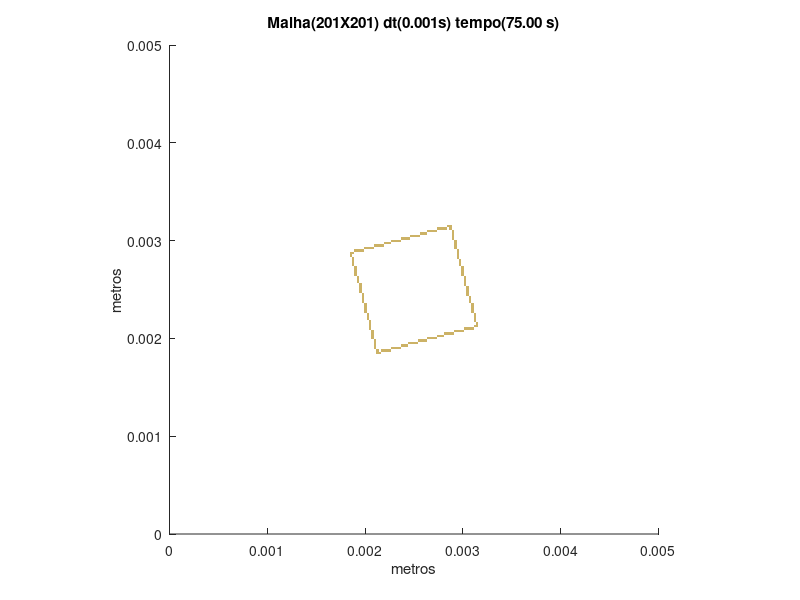

Reproduce this figure in MATLAB.
set (gca,'PlotBoxAspectRatio',[1 1 1],'Xlim',[0,0.005],'Ylim',[0,0.005])
hold on
title('Malha(201X201) dt(0.001s) tempo(75.00 s)')
hold on
ylabel('metros')
hold on
xlabel('metros')
hold on

fill([0.00211442786069652 0.00211442786069652 0.00213930348258706 0.00213930348258706],[0.0018407960199005 0.00186567164179104 0.00186567164179104 0.0018407960199005],[0.8,0.7,0.4],'LineStyle','none')

fill([0.00213930348258706 0.00213930348258706 0.00216417910447761 0.00216417910447761],[0.0018407960199005 0.00186567164179104 0.00186567164179104 0.0018407960199005],[0.8,0.7,0.4],'LineStyle','none')

fill([0.00211442786069652 0.00211442786069652 0.00213930348258706 0.00213930348258706],[0.00186567164179104 0.00189054726368159 0.00189054726368159 0.00186567164179104],[0.8,0.7,0.4],'LineStyle','none')

fill([0.00216417910447761 0.00216417910447761 0.00218905472636816 0.00218905472636816],[0.00186567164179104 0.00189054726368159 0.00189054726368159 0.00186567164179104],[0.8,0.7,0.4],'LineStyle','none')

fill([0.00218905472636816 0.00218905472636816 0.00221393034825871 0.00221393034825871],[0.00186567164179104 0.00189054726368159 0.00189054726368159 0.00186567164179104],[0.8,0.7,0.4],'LineStyle','none')

fill([0.00221393034825871 0.00221393034825871 0.00223880597014925 0.00223880597014925],[0.00186567164179104 0.00189054726368159 0.00189054726368159 0.00186567164179104],[0.8,0.7,0.4],'LineStyle','none')

fill([0.00223880597014925 0.00223880597014925 0.0022636815920398 0.0022636815920398],[0.00186567164179104 0.00189054726368159 0.00189054726368159 0.00186567164179104],[0.8,0.7,0.4],'LineStyle','none')

fill([0.00208955223880597 0.00208955223880597 0.00211442786069652 0.00211442786069652],[0.00189054726368159 0.00191542288557214 0.00191542288557214 0.00189054726368159],[0.8,0.7,0.4],'LineStyle','none')

fill([0.0022636815920398 0.0022636815920398 0.00228855721393035 0.00228855721393035],[0.00189054726368159 0.00191542288557214 0.00191542288557214 0.00189054726368159],[0.8,0.7,0.4],'LineStyle','none')

fill([0.00228855721393035 0.00228855721393035 0.0023134328358209 0.0023134328358209],[0.00189054726368159 0.00191542288557214 0.00191542288557214 0.00189054726368159],[0.8,0.7,0.4],'LineStyle','none')

fill([0.0023134328358209 0.0023134328358209 0.00233830845771144 0.00233830845771144],[0.00189054726368159 0.00191542288557214 0.00191542288557214 0.00189054726368159],[0.8,0.7,0.4],'LineStyle','none')

fill([0.00233830845771144 0.00233830845771144 0.00236318407960199 0.00236318407960199],[0.00189054726368159 0.00191542288557214 0.00191542288557214 0.00189054726368159],[0.8,0.7,0.4],'LineStyle','none')

fill([0.00208955223880597 0.00208955223880597 0.00211442786069652 0.00211442786069652],[0.00191542288557214 0.00194029850746269 0.00194029850746269 0.00191542288557214],[0.8,0.7,0.4],'LineStyle','none')

fill([0.00236318407960199 0.00236318407960199 0.00238805970149254 0.00238805970149254],[0.00191542288557214 0.00194029850746269 0.00194029850746269 0.00191542288557214],[0.8,0.7,0.4],'LineStyle','none')

fill([0.00238805970149254 0.00238805970149254 0.00241293532338308 0.00241293532338308],[0.00191542288557214 0.00194029850746269 0.00194029850746269 0.00191542288557214],[0.8,0.7,0.4],'LineStyle','none')

fill([0.00241293532338308 0.00241293532338308 0.00243781094527363 0.00243781094527363],[0.00191542288557214 0.00194029850746269 0.00194029850746269 0.00191542288557214],[0.8,0.7,0.4],'LineStyle','none')

fill([0.00208955223880597 0.00208955223880597 0.00211442786069652 0.00211442786069652],[0.00194029850746269 0.00196517412935323 0.00196517412935323 0.00194029850746269],[0.8,0.7,0.4],'LineStyle','none')

fill([0.00243781094527363 0.00243781094527363 0.00246268656716418 0.00246268656716418],[0.00194029850746269 0.00196517412935323 0.00196517412935323 0.00194029850746269],[0.8,0.7,0.4],'LineStyle','none')

fill([0.00246268656716418 0.00246268656716418 0.00248756218905473 0.00248756218905473],[0.00194029850746269 0.00196517412935323 0.00196517412935323 0.00194029850746269],[0.8,0.7,0.4],'LineStyle','none')

fill([0.00248756218905473 0.00248756218905473 0.00251243781094527 0.00251243781094527],[0.00194029850746269 0.00196517412935323 0.00196517412935323 0.00194029850746269],[0.8,0.7,0.4],'LineStyle','none')

fill([0.00251243781094527 0.00251243781094527 0.00253731343283582 0.00253731343283582],[0.00194029850746269 0.00196517412935323 0.00196517412935323 0.00194029850746269],[0.8,0.7,0.4],'LineStyle','none')

fill([0.00208955223880597 0.00208955223880597 0.00211442786069652 0.00211442786069652],[0.00196517412935323 0.00199004975124378 0.00199004975124378 0.00196517412935323],[0.8,0.7,0.4],'LineStyle','none')

fill([0.00253731343283582 0.00253731343283582 0.00256218905472637 0.00256218905472637],[0.00196517412935323 0.00199004975124378 0.00199004975124378 0.00196517412935323],[0.8,0.7,0.4],'LineStyle','none')

fill([0.00256218905472637 0.00256218905472637 0.00258706467661692 0.00258706467661692],[0.00196517412935323 0.00199004975124378 0.00199004975124378 0.00196517412935323],[0.8,0.7,0.4],'LineStyle','none')

fill([0.00258706467661692 0.00258706467661692 0.00261194029850746 0.00261194029850746],[0.00196517412935323 0.00199004975124378 0.00199004975124378 0.00196517412935323],[0.8,0.7,0.4],'LineStyle','none')

fill([0.00261194029850746 0.00261194029850746 0.00263681592039801 0.00263681592039801],[0.00196517412935323 0.00199004975124378 0.00199004975124378 0.00196517412935323],[0.8,0.7,0.4],'LineStyle','none')

fill([0.00206467661691542 0.00206467661691542 0.00208955223880597 0.00208955223880597],[0.00199004975124378 0.00201492537313433 0.00201492537313433 0.00199004975124378],[0.8,0.7,0.4],'LineStyle','none')

fill([0.00263681592039801 0.00263681592039801 0.00266169154228856 0.00266169154228856],[0.00199004975124378 0.00201492537313433 0.00201492537313433 0.00199004975124378],[0.8,0.7,0.4],'LineStyle','none')

fill([0.00266169154228856 0.00266169154228856 0.0026865671641791 0.0026865671641791],[0.00199004975124378 0.00201492537313433 0.00201492537313433 0.00199004975124378],[0.8,0.7,0.4],'LineStyle','none')

fill([0.0026865671641791 0.0026865671641791 0.00271144278606965 0.00271144278606965],[0.00199004975124378 0.00201492537313433 0.00201492537313433 0.00199004975124378],[0.8,0.7,0.4],'LineStyle','none')

fill([0.00271144278606965 0.00271144278606965 0.0027363184079602 0.0027363184079602],[0.00199004975124378 0.00201492537313433 0.00201492537313433 0.00199004975124378],[0.8,0.7,0.4],'LineStyle','none')

fill([0.00206467661691542 0.00206467661691542 0.00208955223880597 0.00208955223880597],[0.00201492537313433 0.00203980099502488 0.00203980099502488 0.00201492537313433],[0.8,0.7,0.4],'LineStyle','none')

fill([0.0027363184079602 0.0027363184079602 0.00276119402985075 0.00276119402985075],[0.00201492537313433 0.00203980099502488 0.00203980099502488 0.00201492537313433],[0.8,0.7,0.4],'LineStyle','none')

fill([0.00276119402985075 0.00276119402985075 0.00278606965174129 0.00278606965174129],[0.00201492537313433 0.00203980099502488 0.00203980099502488 0.00201492537313433],[0.8,0.7,0.4],'LineStyle','none')

fill([0.00278606965174129 0.00278606965174129 0.00281094527363184 0.00281094527363184],[0.00201492537313433 0.00203980099502488 0.00203980099502488 0.00201492537313433],[0.8,0.7,0.4],'LineStyle','none')

fill([0.00206467661691542 0.00206467661691542 0.00208955223880597 0.00208955223880597],[0.00203980099502488 0.00206467661691542 0.00206467661691542 0.00203980099502488],[0.8,0.7,0.4],'LineStyle','none')

fill([0.00281094527363184 0.00281094527363184 0.00283582089552239 0.00283582089552239],[0.00203980099502488 0.00206467661691542 0.00206467661691542 0.00203980099502488],[0.8,0.7,0.4],'LineStyle','none')

fill([0.00283582089552239 0.00283582089552239 0.00286069651741294 0.00286069651741294],[0.00203980099502488 0.00206467661691542 0.00206467661691542 0.00203980099502488],[0.8,0.7,0.4],'LineStyle','none')

fill([0.00286069651741294 0.00286069651741294 0.00288557213930348 0.00288557213930348],[0.00203980099502488 0.00206467661691542 0.00206467661691542 0.00203980099502488],[0.8,0.7,0.4],'LineStyle','none')

fill([0.00288557213930348 0.00288557213930348 0.00291044776119403 0.00291044776119403],[0.00203980099502488 0.00206467661691542 0.00206467661691542 0.00203980099502488],[0.8,0.7,0.4],'LineStyle','none')

fill([0.00206467661691542 0.00206467661691542 0.00208955223880597 0.00208955223880597],[0.00206467661691542 0.00208955223880597 0.00208955223880597 0.00206467661691542],[0.8,0.7,0.4],'LineStyle','none')

fill([0.00291044776119403 0.00291044776119403 0.00293532338308458 0.00293532338308458],[0.00206467661691542 0.00208955223880597 0.00208955223880597 0.00206467661691542],[0.8,0.7,0.4],'LineStyle','none')

fill([0.00293532338308458 0.00293532338308458 0.00296019900497512 0.00296019900497512],[0.00206467661691542 0.00208955223880597 0.00208955223880597 0.00206467661691542],[0.8,0.7,0.4],'LineStyle','none')

fill([0.00296019900497512 0.00296019900497512 0.00298507462686567 0.00298507462686567],[0.00206467661691542 0.00208955223880597 0.00208955223880597 0.00206467661691542],[0.8,0.7,0.4],'LineStyle','none')

fill([0.00298507462686567 0.00298507462686567 0.00300995024875622 0.00300995024875622],[0.00206467661691542 0.00208955223880597 0.00208955223880597 0.00206467661691542],[0.8,0.7,0.4],'LineStyle','none')

fill([0.00203980099502488 0.00203980099502488 0.00206467661691542 0.00206467661691542],[0.00208955223880597 0.00211442786069652 0.00211442786069652 0.00208955223880597],[0.8,0.7,0.4],'LineStyle','none')

fill([0.00300995024875622 0.00300995024875622 0.00303482587064677 0.00303482587064677],[0.00208955223880597 0.00211442786069652 0.00211442786069652 0.00208955223880597],[0.8,0.7,0.4],'LineStyle','none')

fill([0.00303482587064677 0.00303482587064677 0.00305970149253731 0.00305970149253731],[0.00208955223880597 0.00211442786069652 0.00211442786069652 0.00208955223880597],[0.8,0.7,0.4],'LineStyle','none')

fill([0.00305970149253731 0.00305970149253731 0.00308457711442786 0.00308457711442786],[0.00208955223880597 0.00211442786069652 0.00211442786069652 0.00208955223880597],[0.8,0.7,0.4],'LineStyle','none')

fill([0.00308457711442786 0.00308457711442786 0.00310945273631841 0.00310945273631841],[0.00208955223880597 0.00211442786069652 0.00211442786069652 0.00208955223880597],[0.8,0.7,0.4],'LineStyle','none')

fill([0.00203980099502488 0.00203980099502488 0.00206467661691542 0.00206467661691542],[0.00211442786069652 0.00213930348258706 0.00213930348258706 0.00211442786069652],[0.8,0.7,0.4],'LineStyle','none')

fill([0.00310945273631841 0.00310945273631841 0.00313432835820896 0.00313432835820896],[0.00211442786069652 0.00213930348258706 0.00213930348258706 0.00211442786069652],[0.8,0.7,0.4],'LineStyle','none')

fill([0.00313432835820896 0.00313432835820896 0.0031592039800995 0.0031592039800995],[0.00211442786069652 0.00213930348258706 0.00213930348258706 0.00211442786069652],[0.8,0.7,0.4],'LineStyle','none')

fill([0.00203980099502488 0.00203980099502488 0.00206467661691542 0.00206467661691542],[0.00213930348258706 0.00216417910447761 0.00216417910447761 0.00213930348258706],[0.8,0.7,0.4],'LineStyle','none')

fill([0.00313432835820896 0.00313432835820896 0.0031592039800995 0.0031592039800995],[0.00213930348258706 0.00216417910447761 0.00216417910447761 0.00213930348258706],[0.8,0.7,0.4],'LineStyle','none')

fill([0.00203980099502488 0.00203980099502488 0.00206467661691542 0.00206467661691542],[0.00216417910447761 0.00218905472636816 0.00218905472636816 0.00216417910447761],[0.8,0.7,0.4],'LineStyle','none')

fill([0.00310945273631841 0.00310945273631841 0.00313432835820896 0.00313432835820896],[0.00216417910447761 0.00218905472636816 0.00218905472636816 0.00216417910447761],[0.8,0.7,0.4],'LineStyle','none')

fill([0.00201492537313433 0.00201492537313433 0.00203980099502488 0.00203980099502488],[0.00218905472636816 0.00221393034825871 0.00221393034825871 0.00218905472636816],[0.8,0.7,0.4],'LineStyle','none')

fill([0.00310945273631841 0.00310945273631841 0.00313432835820896 0.00313432835820896],[0.00218905472636816 0.00221393034825871 0.00221393034825871 0.00218905472636816],[0.8,0.7,0.4],'LineStyle','none')

fill([0.00201492537313433 0.00201492537313433 0.00203980099502488 0.00203980099502488],[0.00221393034825871 0.00223880597014925 0.00223880597014925 0.00221393034825871],[0.8,0.7,0.4],'LineStyle','none')

fill([0.00310945273631841 0.00310945273631841 0.00313432835820896 0.00313432835820896],[0.00221393034825871 0.00223880597014925 0.00223880597014925 0.00221393034825871],[0.8,0.7,0.4],'LineStyle','none')

fill([0.00201492537313433 0.00201492537313433 0.00203980099502488 0.00203980099502488],[0.00223880597014925 0.0022636815920398 0.0022636815920398 0.00223880597014925],[0.8,0.7,0.4],'LineStyle','none')

fill([0.00310945273631841 0.00310945273631841 0.00313432835820896 0.00313432835820896],[0.00223880597014925 0.0022636815920398 0.0022636815920398 0.00223880597014925],[0.8,0.7,0.4],'LineStyle','none')

fill([0.00199004975124378 0.00199004975124378 0.00201492537313433 0.00201492537313433],[0.0022636815920398 0.00228855721393035 0.00228855721393035 0.0022636815920398],[0.8,0.7,0.4],'LineStyle','none')

fill([0.00308457711442786 0.00308457711442786 0.00310945273631841 0.00310945273631841],[0.0022636815920398 0.00228855721393035 0.00228855721393035 0.0022636815920398],[0.8,0.7,0.4],'LineStyle','none')

fill([0.00199004975124378 0.00199004975124378 0.00201492537313433 0.00201492537313433],[0.00228855721393035 0.0023134328358209 0.0023134328358209 0.00228855721393035],[0.8,0.7,0.4],'LineStyle','none')

fill([0.00308457711442786 0.00308457711442786 0.00310945273631841 0.00310945273631841],[0.00228855721393035 0.0023134328358209 0.0023134328358209 0.00228855721393035],[0.8,0.7,0.4],'LineStyle','none')

fill([0.00199004975124378 0.00199004975124378 0.00201492537313433 0.00201492537313433],[0.0023134328358209 0.00233830845771144 0.00233830845771144 0.0023134328358209],[0.8,0.7,0.4],'LineStyle','none')

fill([0.00308457711442786 0.00308457711442786 0.00310945273631841 0.00310945273631841],[0.0023134328358209 0.00233830845771144 0.00233830845771144 0.0023134328358209],[0.8,0.7,0.4],'LineStyle','none')

fill([0.00199004975124378 0.00199004975124378 0.00201492537313433 0.00201492537313433],[0.00233830845771144 0.00236318407960199 0.00236318407960199 0.00233830845771144],[0.8,0.7,0.4],'LineStyle','none')

fill([0.00308457711442786 0.00308457711442786 0.00310945273631841 0.00310945273631841],[0.00233830845771144 0.00236318407960199 0.00236318407960199 0.00233830845771144],[0.8,0.7,0.4],'LineStyle','none')

fill([0.00196517412935323 0.00196517412935323 0.00199004975124378 0.00199004975124378],[0.00236318407960199 0.00238805970149254 0.00238805970149254 0.00236318407960199],[0.8,0.7,0.4],'LineStyle','none')

fill([0.00305970149253731 0.00305970149253731 0.00308457711442786 0.00308457711442786],[0.00236318407960199 0.00238805970149254 0.00238805970149254 0.00236318407960199],[0.8,0.7,0.4],'LineStyle','none')

fill([0.00196517412935323 0.00196517412935323 0.00199004975124378 0.00199004975124378],[0.00238805970149254 0.00241293532338308 0.00241293532338308 0.00238805970149254],[0.8,0.7,0.4],'LineStyle','none')

fill([0.00305970149253731 0.00305970149253731 0.00308457711442786 0.00308457711442786],[0.00238805970149254 0.00241293532338308 0.00241293532338308 0.00238805970149254],[0.8,0.7,0.4],'LineStyle','none')

fill([0.00196517412935323 0.00196517412935323 0.00199004975124378 0.00199004975124378],[0.00241293532338308 0.00243781094527363 0.00243781094527363 0.00241293532338308],[0.8,0.7,0.4],'LineStyle','none')

fill([0.00305970149253731 0.00305970149253731 0.00308457711442786 0.00308457711442786],[0.00241293532338308 0.00243781094527363 0.00243781094527363 0.00241293532338308],[0.8,0.7,0.4],'LineStyle','none')

fill([0.00196517412935323 0.00196517412935323 0.00199004975124378 0.00199004975124378],[0.00243781094527363 0.00246268656716418 0.00246268656716418 0.00243781094527363],[0.8,0.7,0.4],'LineStyle','none')

fill([0.00303482587064677 0.00303482587064677 0.00305970149253731 0.00305970149253731],[0.00243781094527363 0.00246268656716418 0.00246268656716418 0.00243781094527363],[0.8,0.7,0.4],'LineStyle','none')

fill([0.00194029850746269 0.00194029850746269 0.00196517412935323 0.00196517412935323],[0.00246268656716418 0.00248756218905473 0.00248756218905473 0.00246268656716418],[0.8,0.7,0.4],'LineStyle','none')

fill([0.00303482587064677 0.00303482587064677 0.00305970149253731 0.00305970149253731],[0.00246268656716418 0.00248756218905473 0.00248756218905473 0.00246268656716418],[0.8,0.7,0.4],'LineStyle','none')

fill([0.00194029850746269 0.00194029850746269 0.00196517412935323 0.00196517412935323],[0.00248756218905473 0.00251243781094527 0.00251243781094527 0.00248756218905473],[0.8,0.7,0.4],'LineStyle','none')

fill([0.00303482587064677 0.00303482587064677 0.00305970149253731 0.00305970149253731],[0.00248756218905473 0.00251243781094527 0.00251243781094527 0.00248756218905473],[0.8,0.7,0.4],'LineStyle','none')

fill([0.00194029850746269 0.00194029850746269 0.00196517412935323 0.00196517412935323],[0.00251243781094527 0.00253731343283582 0.00253731343283582 0.00251243781094527],[0.8,0.7,0.4],'LineStyle','none')

fill([0.00303482587064677 0.00303482587064677 0.00305970149253731 0.00305970149253731],[0.00251243781094527 0.00253731343283582 0.00253731343283582 0.00251243781094527],[0.8,0.7,0.4],'LineStyle','none')

fill([0.00194029850746269 0.00194029850746269 0.00196517412935323 0.00196517412935323],[0.00253731343283582 0.00256218905472637 0.00256218905472637 0.00253731343283582],[0.8,0.7,0.4],'LineStyle','none')

fill([0.00300995024875622 0.00300995024875622 0.00303482587064677 0.00303482587064677],[0.00253731343283582 0.00256218905472637 0.00256218905472637 0.00253731343283582],[0.8,0.7,0.4],'LineStyle','none')

fill([0.00191542288557214 0.00191542288557214 0.00194029850746269 0.00194029850746269],[0.00256218905472637 0.00258706467661692 0.00258706467661692 0.00256218905472637],[0.8,0.7,0.4],'LineStyle','none')

fill([0.00300995024875622 0.00300995024875622 0.00303482587064677 0.00303482587064677],[0.00256218905472637 0.00258706467661692 0.00258706467661692 0.00256218905472637],[0.8,0.7,0.4],'LineStyle','none')

fill([0.00191542288557214 0.00191542288557214 0.00194029850746269 0.00194029850746269],[0.00258706467661692 0.00261194029850746 0.00261194029850746 0.00258706467661692],[0.8,0.7,0.4],'LineStyle','none')

fill([0.00300995024875622 0.00300995024875622 0.00303482587064677 0.00303482587064677],[0.00258706467661692 0.00261194029850746 0.00261194029850746 0.00258706467661692],[0.8,0.7,0.4],'LineStyle','none')

fill([0.00191542288557214 0.00191542288557214 0.00194029850746269 0.00194029850746269],[0.00261194029850746 0.00263681592039801 0.00263681592039801 0.00261194029850746],[0.8,0.7,0.4],'LineStyle','none')

fill([0.00300995024875622 0.00300995024875622 0.00303482587064677 0.00303482587064677],[0.00261194029850746 0.00263681592039801 0.00263681592039801 0.00261194029850746],[0.8,0.7,0.4],'LineStyle','none')

fill([0.00189054726368159 0.00189054726368159 0.00191542288557214 0.00191542288557214],[0.00263681592039801 0.00266169154228856 0.00266169154228856 0.00263681592039801],[0.8,0.7,0.4],'LineStyle','none')

fill([0.00298507462686567 0.00298507462686567 0.00300995024875622 0.00300995024875622],[0.00263681592039801 0.00266169154228856 0.00266169154228856 0.00263681592039801],[0.8,0.7,0.4],'LineStyle','none')

fill([0.00189054726368159 0.00189054726368159 0.00191542288557214 0.00191542288557214],[0.00266169154228856 0.0026865671641791 0.0026865671641791 0.00266169154228856],[0.8,0.7,0.4],'LineStyle','none')

fill([0.00298507462686567 0.00298507462686567 0.00300995024875622 0.00300995024875622],[0.00266169154228856 0.0026865671641791 0.0026865671641791 0.00266169154228856],[0.8,0.7,0.4],'LineStyle','none')

fill([0.00189054726368159 0.00189054726368159 0.00191542288557214 0.00191542288557214],[0.0026865671641791 0.00271144278606965 0.00271144278606965 0.0026865671641791],[0.8,0.7,0.4],'LineStyle','none')

fill([0.00298507462686567 0.00298507462686567 0.00300995024875622 0.00300995024875622],[0.0026865671641791 0.00271144278606965 0.00271144278606965 0.0026865671641791],[0.8,0.7,0.4],'LineStyle','none')

fill([0.00189054726368159 0.00189054726368159 0.00191542288557214 0.00191542288557214],[0.00271144278606965 0.0027363184079602 0.0027363184079602 0.00271144278606965],[0.8,0.7,0.4],'LineStyle','none')

fill([0.00298507462686567 0.00298507462686567 0.00300995024875622 0.00300995024875622],[0.00271144278606965 0.0027363184079602 0.0027363184079602 0.00271144278606965],[0.8,0.7,0.4],'LineStyle','none')

fill([0.00186567164179104 0.00186567164179104 0.00189054726368159 0.00189054726368159],[0.0027363184079602 0.00276119402985075 0.00276119402985075 0.0027363184079602],[0.8,0.7,0.4],'LineStyle','none')

fill([0.00296019900497512 0.00296019900497512 0.00298507462686567 0.00298507462686567],[0.0027363184079602 0.00276119402985075 0.00276119402985075 0.0027363184079602],[0.8,0.7,0.4],'LineStyle','none')

fill([0.00186567164179104 0.00186567164179104 0.00189054726368159 0.00189054726368159],[0.00276119402985075 0.00278606965174129 0.00278606965174129 0.00276119402985075],[0.8,0.7,0.4],'LineStyle','none')

fill([0.00296019900497512 0.00296019900497512 0.00298507462686567 0.00298507462686567],[0.00276119402985075 0.00278606965174129 0.00278606965174129 0.00276119402985075],[0.8,0.7,0.4],'LineStyle','none')

fill([0.00186567164179104 0.00186567164179104 0.00189054726368159 0.00189054726368159],[0.00278606965174129 0.00281094527363184 0.00281094527363184 0.00278606965174129],[0.8,0.7,0.4],'LineStyle','none')

fill([0.00296019900497512 0.00296019900497512 0.00298507462686567 0.00298507462686567],[0.00278606965174129 0.00281094527363184 0.00281094527363184 0.00278606965174129],[0.8,0.7,0.4],'LineStyle','none')

fill([0.00186567164179104 0.00186567164179104 0.00189054726368159 0.00189054726368159],[0.00281094527363184 0.00283582089552239 0.00283582089552239 0.00281094527363184],[0.8,0.7,0.4],'LineStyle','none')

fill([0.00293532338308458 0.00293532338308458 0.00296019900497512 0.00296019900497512],[0.00281094527363184 0.00283582089552239 0.00283582089552239 0.00281094527363184],[0.8,0.7,0.4],'LineStyle','none')

fill([0.0018407960199005 0.0018407960199005 0.00186567164179104 0.00186567164179104],[0.00283582089552239 0.00286069651741294 0.00286069651741294 0.00283582089552239],[0.8,0.7,0.4],'LineStyle','none')

fill([0.00293532338308458 0.00293532338308458 0.00296019900497512 0.00296019900497512],[0.00283582089552239 0.00286069651741294 0.00286069651741294 0.00283582089552239],[0.8,0.7,0.4],'LineStyle','none')

fill([0.0018407960199005 0.0018407960199005 0.00186567164179104 0.00186567164179104],[0.00286069651741294 0.00288557213930348 0.00288557213930348 0.00286069651741294],[0.8,0.7,0.4],'LineStyle','none')

fill([0.00186567164179104 0.00186567164179104 0.00189054726368159 0.00189054726368159],[0.00286069651741294 0.00288557213930348 0.00288557213930348 0.00286069651741294],[0.8,0.7,0.4],'LineStyle','none')

fill([0.00293532338308458 0.00293532338308458 0.00296019900497512 0.00296019900497512],[0.00286069651741294 0.00288557213930348 0.00288557213930348 0.00286069651741294],[0.8,0.7,0.4],'LineStyle','none')

fill([0.00189054726368159 0.00189054726368159 0.00191542288557214 0.00191542288557214],[0.00288557213930348 0.00291044776119403 0.00291044776119403 0.00288557213930348],[0.8,0.7,0.4],'LineStyle','none')

fill([0.00191542288557214 0.00191542288557214 0.00194029850746269 0.00194029850746269],[0.00288557213930348 0.00291044776119403 0.00291044776119403 0.00288557213930348],[0.8,0.7,0.4],'LineStyle','none')

fill([0.00194029850746269 0.00194029850746269 0.00196517412935323 0.00196517412935323],[0.00288557213930348 0.00291044776119403 0.00291044776119403 0.00288557213930348],[0.8,0.7,0.4],'LineStyle','none')

fill([0.00196517412935323 0.00196517412935323 0.00199004975124378 0.00199004975124378],[0.00288557213930348 0.00291044776119403 0.00291044776119403 0.00288557213930348],[0.8,0.7,0.4],'LineStyle','none')

fill([0.00293532338308458 0.00293532338308458 0.00296019900497512 0.00296019900497512],[0.00288557213930348 0.00291044776119403 0.00291044776119403 0.00288557213930348],[0.8,0.7,0.4],'LineStyle','none')

fill([0.00199004975124378 0.00199004975124378 0.00201492537313433 0.00201492537313433],[0.00291044776119403 0.00293532338308458 0.00293532338308458 0.00291044776119403],[0.8,0.7,0.4],'LineStyle','none')

fill([0.00201492537313433 0.00201492537313433 0.00203980099502488 0.00203980099502488],[0.00291044776119403 0.00293532338308458 0.00293532338308458 0.00291044776119403],[0.8,0.7,0.4],'LineStyle','none')

fill([0.00203980099502488 0.00203980099502488 0.00206467661691542 0.00206467661691542],[0.00291044776119403 0.00293532338308458 0.00293532338308458 0.00291044776119403],[0.8,0.7,0.4],'LineStyle','none')

fill([0.00206467661691542 0.00206467661691542 0.00208955223880597 0.00208955223880597],[0.00291044776119403 0.00293532338308458 0.00293532338308458 0.00291044776119403],[0.8,0.7,0.4],'LineStyle','none')

fill([0.00291044776119403 0.00291044776119403 0.00293532338308458 0.00293532338308458],[0.00291044776119403 0.00293532338308458 0.00293532338308458 0.00291044776119403],[0.8,0.7,0.4],'LineStyle','none')

fill([0.00208955223880597 0.00208955223880597 0.00211442786069652 0.00211442786069652],[0.00293532338308458 0.00296019900497512 0.00296019900497512 0.00293532338308458],[0.8,0.7,0.4],'LineStyle','none')

fill([0.00211442786069652 0.00211442786069652 0.00213930348258706 0.00213930348258706],[0.00293532338308458 0.00296019900497512 0.00296019900497512 0.00293532338308458],[0.8,0.7,0.4],'LineStyle','none')

fill([0.00213930348258706 0.00213930348258706 0.00216417910447761 0.00216417910447761],[0.00293532338308458 0.00296019900497512 0.00296019900497512 0.00293532338308458],[0.8,0.7,0.4],'LineStyle','none')

fill([0.00216417910447761 0.00216417910447761 0.00218905472636816 0.00218905472636816],[0.00293532338308458 0.00296019900497512 0.00296019900497512 0.00293532338308458],[0.8,0.7,0.4],'LineStyle','none')

fill([0.00291044776119403 0.00291044776119403 0.00293532338308458 0.00293532338308458],[0.00293532338308458 0.00296019900497512 0.00296019900497512 0.00293532338308458],[0.8,0.7,0.4],'LineStyle','none')

fill([0.00218905472636816 0.00218905472636816 0.00221393034825871 0.00221393034825871],[0.00296019900497512 0.00298507462686567 0.00298507462686567 0.00296019900497512],[0.8,0.7,0.4],'LineStyle','none')

fill([0.00221393034825871 0.00221393034825871 0.00223880597014925 0.00223880597014925],[0.00296019900497512 0.00298507462686567 0.00298507462686567 0.00296019900497512],[0.8,0.7,0.4],'LineStyle','none')

fill([0.00223880597014925 0.00223880597014925 0.0022636815920398 0.0022636815920398],[0.00296019900497512 0.00298507462686567 0.00298507462686567 0.00296019900497512],[0.8,0.7,0.4],'LineStyle','none')

fill([0.00291044776119403 0.00291044776119403 0.00293532338308458 0.00293532338308458],[0.00296019900497512 0.00298507462686567 0.00298507462686567 0.00296019900497512],[0.8,0.7,0.4],'LineStyle','none')

fill([0.0022636815920398 0.0022636815920398 0.00228855721393035 0.00228855721393035],[0.00298507462686567 0.00300995024875622 0.00300995024875622 0.00298507462686567],[0.8,0.7,0.4],'LineStyle','none')

fill([0.00228855721393035 0.00228855721393035 0.0023134328358209 0.0023134328358209],[0.00298507462686567 0.00300995024875622 0.00300995024875622 0.00298507462686567],[0.8,0.7,0.4],'LineStyle','none')

fill([0.0023134328358209 0.0023134328358209 0.00233830845771144 0.00233830845771144],[0.00298507462686567 0.00300995024875622 0.00300995024875622 0.00298507462686567],[0.8,0.7,0.4],'LineStyle','none')

fill([0.00233830845771144 0.00233830845771144 0.00236318407960199 0.00236318407960199],[0.00298507462686567 0.00300995024875622 0.00300995024875622 0.00298507462686567],[0.8,0.7,0.4],'LineStyle','none')

fill([0.00291044776119403 0.00291044776119403 0.00293532338308458 0.00293532338308458],[0.00298507462686567 0.00300995024875622 0.00300995024875622 0.00298507462686567],[0.8,0.7,0.4],'LineStyle','none')

fill([0.00236318407960199 0.00236318407960199 0.00238805970149254 0.00238805970149254],[0.00300995024875622 0.00303482587064677 0.00303482587064677 0.00300995024875622],[0.8,0.7,0.4],'LineStyle','none')

fill([0.00238805970149254 0.00238805970149254 0.00241293532338308 0.00241293532338308],[0.00300995024875622 0.00303482587064677 0.00303482587064677 0.00300995024875622],[0.8,0.7,0.4],'LineStyle','none')

fill([0.00241293532338308 0.00241293532338308 0.00243781094527363 0.00243781094527363],[0.00300995024875622 0.00303482587064677 0.00303482587064677 0.00300995024875622],[0.8,0.7,0.4],'LineStyle','none')

fill([0.00243781094527363 0.00243781094527363 0.00246268656716418 0.00246268656716418],[0.00300995024875622 0.00303482587064677 0.00303482587064677 0.00300995024875622],[0.8,0.7,0.4],'LineStyle','none')

fill([0.00288557213930348 0.00288557213930348 0.00291044776119403 0.00291044776119403],[0.00300995024875622 0.00303482587064677 0.00303482587064677 0.00300995024875622],[0.8,0.7,0.4],'LineStyle','none')

fill([0.00246268656716418 0.00246268656716418 0.00248756218905473 0.00248756218905473],[0.00303482587064677 0.00305970149253731 0.00305970149253731 0.00303482587064677],[0.8,0.7,0.4],'LineStyle','none')

fill([0.00248756218905473 0.00248756218905473 0.00251243781094527 0.00251243781094527],[0.00303482587064677 0.00305970149253731 0.00305970149253731 0.00303482587064677],[0.8,0.7,0.4],'LineStyle','none')

fill([0.00251243781094527 0.00251243781094527 0.00253731343283582 0.00253731343283582],[0.00303482587064677 0.00305970149253731 0.00305970149253731 0.00303482587064677],[0.8,0.7,0.4],'LineStyle','none')

fill([0.00253731343283582 0.00253731343283582 0.00256218905472637 0.00256218905472637],[0.00303482587064677 0.00305970149253731 0.00305970149253731 0.00303482587064677],[0.8,0.7,0.4],'LineStyle','none')

fill([0.00288557213930348 0.00288557213930348 0.00291044776119403 0.00291044776119403],[0.00303482587064677 0.00305970149253731 0.00305970149253731 0.00303482587064677],[0.8,0.7,0.4],'LineStyle','none')

fill([0.00256218905472637 0.00256218905472637 0.00258706467661692 0.00258706467661692],[0.00305970149253731 0.00308457711442786 0.00308457711442786 0.00305970149253731],[0.8,0.7,0.4],'LineStyle','none')

fill([0.00258706467661692 0.00258706467661692 0.00261194029850746 0.00261194029850746],[0.00305970149253731 0.00308457711442786 0.00308457711442786 0.00305970149253731],[0.8,0.7,0.4],'LineStyle','none')

fill([0.00261194029850746 0.00261194029850746 0.00263681592039801 0.00263681592039801],[0.00305970149253731 0.00308457711442786 0.00308457711442786 0.00305970149253731],[0.8,0.7,0.4],'LineStyle','none')

fill([0.00288557213930348 0.00288557213930348 0.00291044776119403 0.00291044776119403],[0.00305970149253731 0.00308457711442786 0.00308457711442786 0.00305970149253731],[0.8,0.7,0.4],'LineStyle','none')

fill([0.00263681592039801 0.00263681592039801 0.00266169154228856 0.00266169154228856],[0.00308457711442786 0.00310945273631841 0.00310945273631841 0.00308457711442786],[0.8,0.7,0.4],'LineStyle','none')

fill([0.00266169154228856 0.00266169154228856 0.0026865671641791 0.0026865671641791],[0.00308457711442786 0.00310945273631841 0.00310945273631841 0.00308457711442786],[0.8,0.7,0.4],'LineStyle','none')

fill([0.0026865671641791 0.0026865671641791 0.00271144278606965 0.00271144278606965],[0.00308457711442786 0.00310945273631841 0.00310945273631841 0.00308457711442786],[0.8,0.7,0.4],'LineStyle','none')

fill([0.00271144278606965 0.00271144278606965 0.0027363184079602 0.0027363184079602],[0.00308457711442786 0.00310945273631841 0.00310945273631841 0.00308457711442786],[0.8,0.7,0.4],'LineStyle','none')

fill([0.00288557213930348 0.00288557213930348 0.00291044776119403 0.00291044776119403],[0.00308457711442786 0.00310945273631841 0.00310945273631841 0.00308457711442786],[0.8,0.7,0.4],'LineStyle','none')

fill([0.0027363184079602 0.0027363184079602 0.00276119402985075 0.00276119402985075],[0.00310945273631841 0.00313432835820896 0.00313432835820896 0.00310945273631841],[0.8,0.7,0.4],'LineStyle','none')

fill([0.00276119402985075 0.00276119402985075 0.00278606965174129 0.00278606965174129],[0.00310945273631841 0.00313432835820896 0.00313432835820896 0.00310945273631841],[0.8,0.7,0.4],'LineStyle','none')

fill([0.00278606965174129 0.00278606965174129 0.00281094527363184 0.00281094527363184],[0.00310945273631841 0.00313432835820896 0.00313432835820896 0.00310945273631841],[0.8,0.7,0.4],'LineStyle','none')

fill([0.00281094527363184 0.00281094527363184 0.00283582089552239 0.00283582089552239],[0.00310945273631841 0.00313432835820896 0.00313432835820896 0.00310945273631841],[0.8,0.7,0.4],'LineStyle','none')

fill([0.00286069651741294 0.00286069651741294 0.00288557213930348 0.00288557213930348],[0.00310945273631841 0.00313432835820896 0.00313432835820896 0.00310945273631841],[0.8,0.7,0.4],'LineStyle','none')

fill([0.00283582089552239 0.00283582089552239 0.00286069651741294 0.00286069651741294],[0.00313432835820896 0.0031592039800995 0.0031592039800995 0.00313432835820896],[0.8,0.7,0.4],'LineStyle','none')

fill([0.00286069651741294 0.00286069651741294 0.00288557213930348 0.00288557213930348],[0.00313432835820896 0.0031592039800995 0.0031592039800995 0.00313432835820896],[0.8,0.7,0.4],'LineStyle','none')
